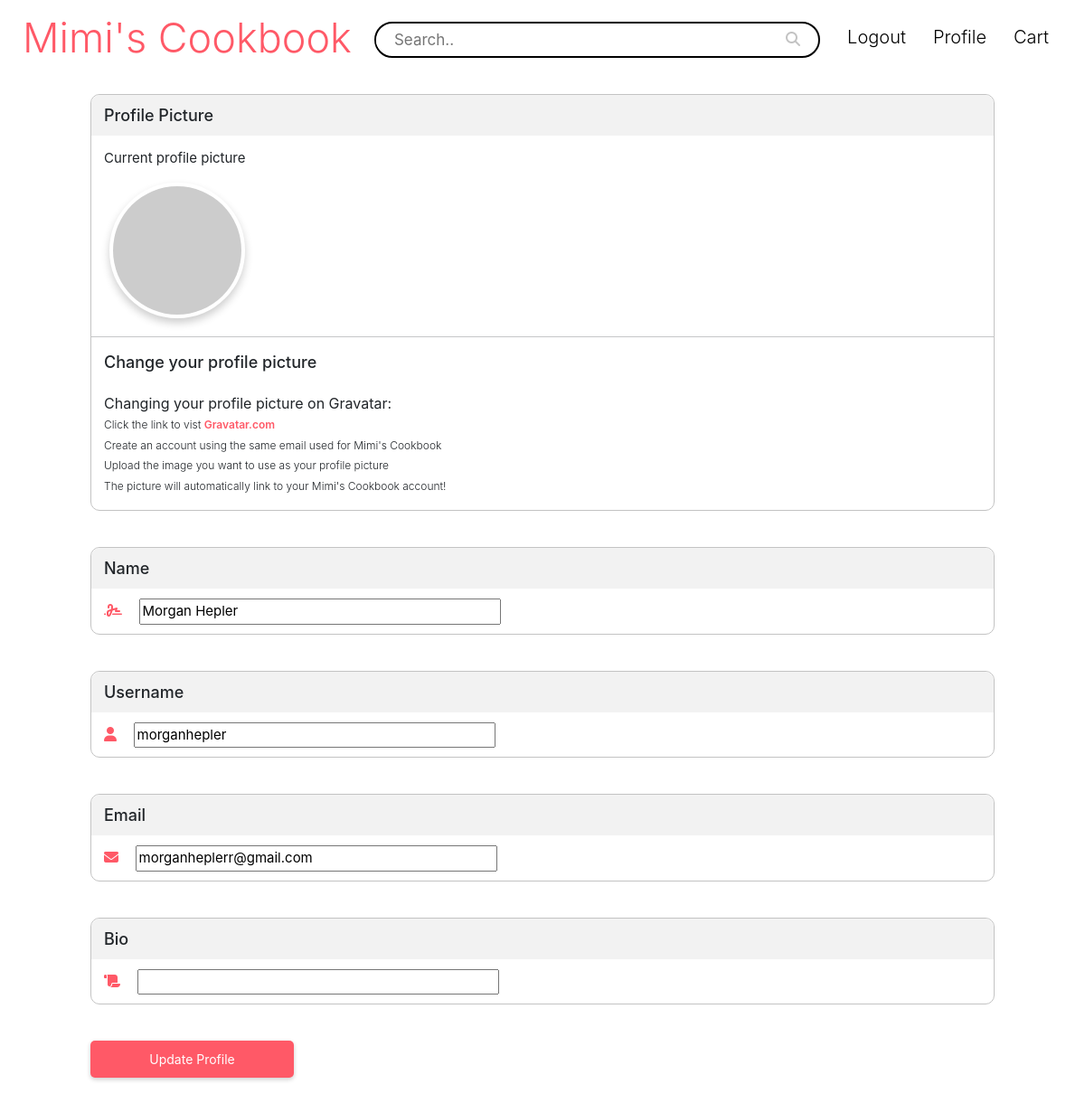
The page /profile/update (signed in) on the database as committed earlier.
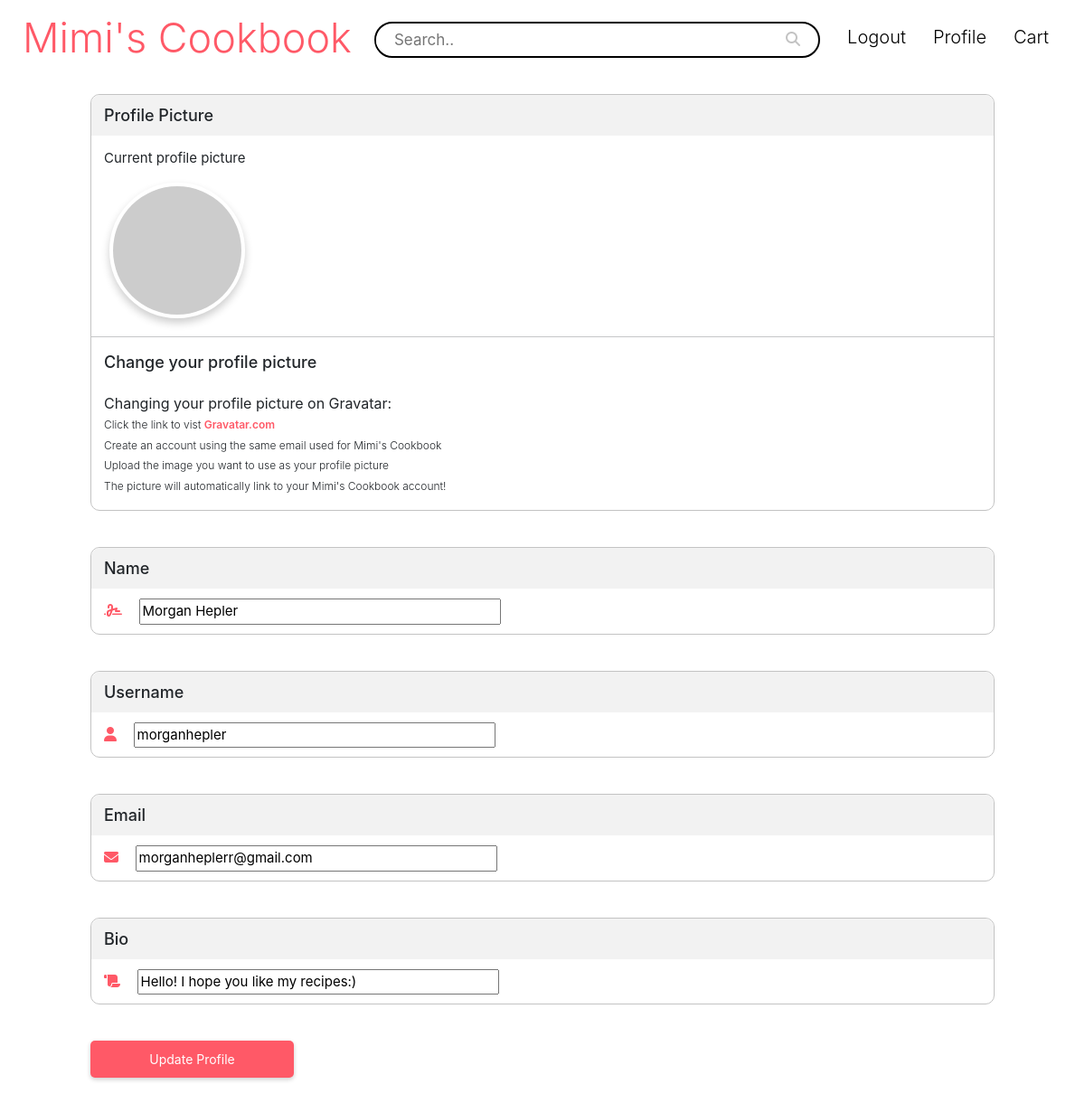
The same page on the database as committed later.
### app/models.py (models this page shows)
class User(db.Model, UserMixin):
    __tablename__ = 'user'
    id = db.Column(db.Integer, primary_key=True)
    email = db.Column(db.String(150), unique=True)
    password = db.Column(db.String(150))
    username = db.Column(db.String(150), unique=True)
    full_name = db.Column(db.String(150))
    profile_id = db.Column(db.Integer, db.ForeignKey('profile.id'))
    profile = db.relationship("Profile", backref="profile_id")
    def avatar(self, size):
        digest = md5(self.email.lower().encode('utf-8')).hexdigest()
        return 'https://www.gravatar.com/avatar/{}?d=identicon&s={}'.format(
            digest, size)

class Profile(db.Model):
    __tablename__ = 'profile'
    id = db.Column(db.Integer, primary_key=True)
    bio = db.Column(db.String(255), default="")
    subscribers = db.Column(db.Integer, default=0)
    rating = db.Column(db.Float, default=0.0)
    num_reviews = db.Column(db.Integer, default=0)

### app/views.py (the view, shortened to what this page needs)
@views.route('/profile/update', methods=['GET','POST'])
@login_required
def update_profile():
    profile = Profile.query.filter_by(id=current_user.id).first()
    user = current_user
    full_name = request.form.get('full_name')
    username = request.form.get('username')
    email = request.form.get('email')
    bio = request.form.get('bio')
    return render_template('profile_settings.html', user=user, profile=profile)

### app/__init__.py (called while the page is built)
def create_app():
    app = Flask(__name__)
    app.config['SECRET_KEY'] = 'M2t3ir@ml@vK'
    app.config['SQLALCHEMY_DATABASE_URI'] = f'sqlite:///{DB_NAME}'
    db.init_app(app)
    from .views import views
    from .auth import auth
    app.register_blueprint(views, url_prefix='/')
    app.register_blueprint(auth, url_prefix='/')
    from .models import User
    with app.app_context():
        db.create_all()
    login_manager = LoginManager()
    login_manager.login_view = 'auth.login'
    login_manager.init_app(app)
    @login_manager.user_loader
    def load_user(id):
        return User.query.get(int(id))
    flask_change_password = ChangePassword(
        min_password_length=7, rules=dict(long_password_override=2))
    flask_change_password.init_app(app)
    return app

### app/templates/profile_settings.html (shortened to what this page needs)
{% extends "base.html" %}
{% block content %}
<div class="navbar">
    <a href="/search" class="logo-text-link">
        <div class="logo-text">
            Mimi's Cookbook
        </div>
    </a>
    <form class="searchbar">
        <input type="text" name="search" placeholder="Search..">
        <button type="submit"><i class="fa fa-search"></i></button>
    </form>
    <div>
        <ul id='nav-links' class="nav-links">
            <li><a href="{{ url_for('auth.logout') }}">Logout</a></li>
            <li><a href="{{ url_for('views.profile') }}">Profile</a></li>
            <li><a href="">Cart</a></li>
        </ul>
    </div>
</div>
<div class="profile-settings-box">
    <div class="setting-heading-color">
        <h3>Profile Picture</h3>
    </div>
    <div>
        <p>Current profile picture</p>
        <div class="profile-img-settings">
            <img src="{{ user.avatar(280) }}" width="200" alt="">
        </div>
    </div>
    <hr />
    <h3>Change your profile picture</h3>
    <p><span class="bolder-font">Changing your profile picture on Gravatar:</span><br />
        <span class="smaller-font">Click the link to vist <a href="https://en.gravatar.com/" target="_blank">Gravatar.com</a><br />
        Create an account using the same email used for Mimi's Cookbook<br />
        Upload the image you want to use as your profile picture<br />
        The picture will automatically link to your Mimi's Cookbook account!</span></p>
</div>
<form action="{{ url_for('views.update_profile') }}" method="POST">
    <div class="profile-settings-box">
        <div class="setting-heading-color">
            <h3>Name</h3>
        </div>
        <label for="full_name">
            <i class="fas fa-signature"></i>
        </label>
        <input type="text" name="full_name" placeholder="{{ user.full_name }}" id="full-name" value="{{ user.full_name }}">
    </div>
    <div class="profile-settings-box">
        <div class="setting-heading-color">
            <h3>Username</h3>
        </div>
        <label for="username">
            <i class="fas fa-user"></i>
        </label>
        <input type="text" name="username" placeholder="{{ user.username }}" id="username" value="{{ user.username }}">
    </div>
    <div class="profile-settings-box">
        <div class="setting-heading-color">
            <h3>Email</h3>
        </div>
        <label for="email">
            <i class="fas fa-envelope"></i>
        </label>
        <input type="email" name="email" placeholder="{{ user.email }}" id="email" value="{{ user.email }}">
    </div>
    <div class="profile-settings-box">
        <div class="setting-heading-color">
            <h3>Bio</h3>
        </div>
        <label for="bio">
            <i class="fas fa-scroll"></i>
        </label>
        <input type="text" name="bio" placeholder="{{ profile.bio }}" id="bio" value="{{ profile.bio }}">
    </div>
    <input class="change-btn" type="submit" value="Update Profile">
</form>
{% endblock %}

### app/templates/base.html (shortened to what this page needs)
<!DOCTYPE html>
<html lang="en">
  <head>
    <link
      href="https://cdn.jsdelivr.net/npm/bootstrap@5.0.1/dist/css/bootstrap.min.css"
      rel="stylesheet"
    />
    <link
      rel="stylesheet"
      href="{{ url_for('static', filename='css/style.css') }}"
    />
    <link
      href="https://cdn.jsdelivr.net/npm/bootstrap@5.3.0-alpha1/dist/css/bootstrap.min.css"
      rel="stylesheet"
    >
  </head>
  <body>
    {% block content%}
    {% endblock %}
  </body>
</html>

### app/static/css/style.css (style rules this page uses)
* { box-sizing: border-box; font-family: -apple-system, BlinkMacSystemFont, "segoe ui", roboto, oxygen, ubuntu, cantarell, "fira sans", "droid sans", "helvetica neue", Arial, sans-serif; font-size: 16px; -webkit-font-smoothing: antialiased; -moz-osx-font-smoothing: grayscale; }
.navbar { display: flex; justify-content: space-between; width: 100%; z-index: 999; }
.logo-text { font-size: 45px; font-weight: 300; color: rgb(255, 89, 103); margin-left: 25px; }
.logo-text-link { text-decoration: none; }
.nav-links { display: flex; visibility: visible; margin-right: 25px; margin-top: 15px; margin-left: 5px; padding-left: 0px; }
.nav-links li { list-style: none; }
.nav-links a { font-size: 20px; font-weight: 350; display: block; color: black; text-decoration: none; padding: 3px; padding-left: 15px; padding-right: 15px; width: max-content; text-align: center; }
.searchbar { flex-grow: 1; height: 40px; border-radius: 20px; border: 2px solid black; margin-top: 5px; margin-right: 10px; margin-left: 25px; }
.searchbar input[type=text] { width: 90%; padding-left: 20px; font-size: 17px; border: none; border-radius: 20px; margin-top: 5px; }
.searchbar button { text-align: right; float: right; width: 10%; padding: 5px; padding-right: 20px; background: none; border-radius: 20px; color: rgb(195, 195, 195); border: none; cursor: pointer; }
.profile-settings-box { border: 1px rgb(195, 195, 195) solid; border-radius: 10px; margin: 20px 100px 40px 100px; }
.setting-heading-color { background-color: rgb(242, 242, 242); border-radius: 10px 10px 0px 0px; height: 45px; }
.profile-settings-box h3 { font-size: 18px; font-weight: 500; padding: 12px 14px 0px 14px; }
.profile-settings-box hr { margin: 20px 0px 5px 0px; }
.profile-settings-box p { font-size: 15px; padding: 14px 14px 0px 14px; }
.profile-settings-box label { font-size: 15px; padding: 14px 0px 0px 14px; }
.profile-settings-box input { font-size: 15px; margin: 10px 14px 10px 14px; width: 400px; max-width: 90%; }
.profile-settings-box a { font-size: 12px; text-decoration: none; color: rgb(255, 89, 103); font-weight: 600; }
.profile-settings-box i { color: rgb(255, 89, 103); }
.bolder-font { font-weight: 400; }
.smaller-font { font-size: 12px; font-weight: 300; }
.profile-img-settings { margin-left: 20px; }
.profile-img-settings img { border-radius: 50%; height: 150px; width: 150px; border: 4px solid white; box-shadow: 0px 5px 10px rgba(0,0,0,.2); background: white; }
.change-btn { width: 225px; margin: 0px 100px 40px 100px; border: 0; padding: 10px 15px 10px 15px; background: rgb(255, 89, 103); box-shadow: 0px 2px 5px rgba(0,0,0,.2); font-size: 14px; cursor: pointer; outline: none; border-radius: 5px; color: white; }

Rows that differ between the two databases and show on the page:
now on this page (row edited): Profile: bio "Hello! I hope you like my recipes:)"
